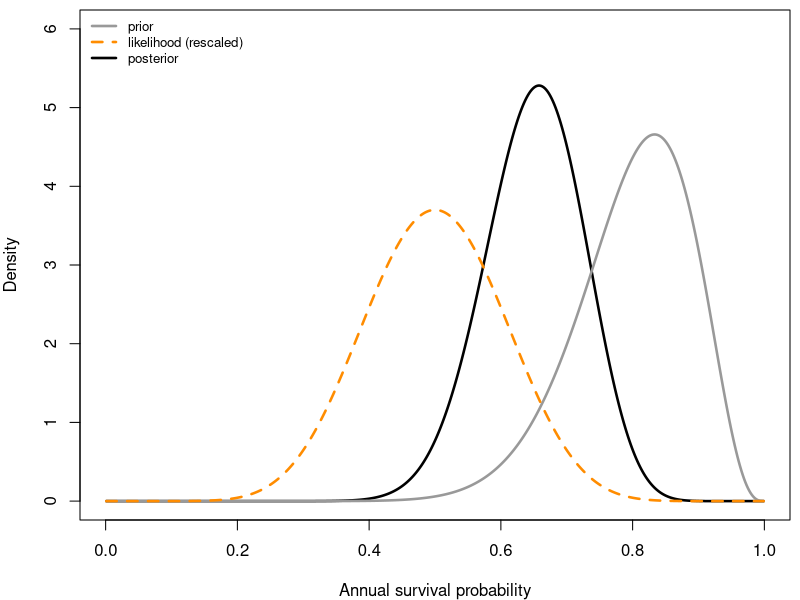

Generate this figure with R:
## ---- chunk 1
knitr::opts_chunk$set(echo = FALSE, warning = FALSE, message = FALSE,
                       fig.width = 6, fig.height = 2.6)
## ---- chunk 2
teams <- list(
  A = list(prior = c(2, 2), data = c(45, 15)),
  B = list(prior = c(80, 20), data = c(3, 2)),
  C = list(prior = c(16, 4), data = c(10, 10))
)
beta_mean <- function(ab) ab[1] / sum(ab)
beta_sd <- function(ab) sqrt(prod(ab) / (sum(ab)^2 * (sum(ab) + 1)))
tab <- t(sapply(teams, function(tm) {
  po <- tm$prior + tm$data
  c(prior_worth = sum(tm$prior), n = sum(tm$data),
    prior_mean = beta_mean(tm$prior), mle = tm$data[1] / sum(tm$data),
    post_mean = beta_mean(po), prior_sd = beta_sd(tm$prior),
    lik_sd = beta_sd(tm$data + 1), post_sd = beta_sd(po))
}))
r2 <- function(v) formatC(v, format = "f", digits = 2)
## ---- chunk 3
s_seq <- seq(0.001, 0.999, length.out = 500)
par(mar = c(4, 4, 0.5, 0.5))
plot(s_seq, dbeta(s_seq, 26, 14), type = "l", lwd = 2.5, ylim = c(0, 6),
     xlab = "Annual survival probability", ylab = "Density")
lines(s_seq, dbeta(s_seq, 16, 4), lwd = 2.5, col = "grey60")
lines(s_seq, dbeta(s_seq, 11, 11), lwd = 2.5, lty = 2, col = "darkorange")
legend("topleft", c("prior", "likelihood (rescaled)", "posterior"),
       lwd = 2.5, lty = c(1, 2, 1), col = c("grey60", "darkorange", "black"),
       bty = "n", cex = 0.8)
